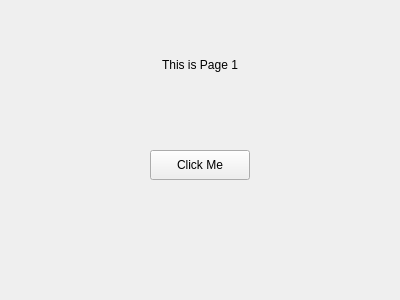
<?xml version="1.0" encoding="UTF-8"?>
<ui version="4.0">
 <class>Form</class>
 <widget class="QWidget" name="Form">
  <property name="geometry">
   <rect>
    <x>0</x>
    <y>0</y>
    <width>400</width>
    <height>300</height>
   </rect>
  </property>
  <property name="windowTitle">
   <string>Form</string>
  </property>
  <widget class="QLabel" name="labelPage1">
   <property name="geometry">
    <rect>
     <x>100</x>
     <y>50</y>
     <width>200</width>
     <height>30</height>
    </rect>
   </property>
   <property name="text">
    <string>This is Page 1</string>
   </property>
   <property name="alignment">
    <set>Qt::AlignCenter</set>
   </property>
  </widget>
  <widget class="QPushButton" name="buttonPage1">
   <property name="geometry">
    <rect>
     <x>150</x>
     <y>150</y>
     <width>100</width>
     <height>30</height>
    </rect>
   </property>
   <property name="text">
    <string>Click Me</string>
   </property>
  </widget>
 </widget>
 <resources/>
 <connections/>
</ui>
